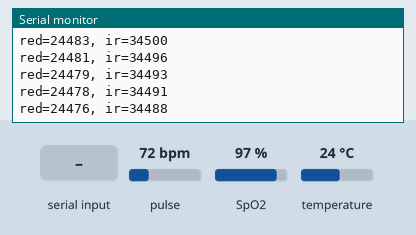
The sketch below on a simulated Arduino Uno, built with avr-gcc and run on an emulated ATmega328P. On the bench: the last lines printed to the serial monitor. The inputs (shaded band) are chosen by the test bench; at power-on: pulse 72 bpm, SpO2 97 %, temperature 24 °C.

Above: at 1.5 s.
1.6 s: pulse set to 100 bpm
At 2.7 s:
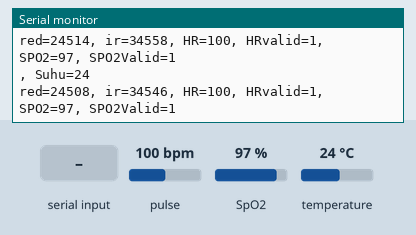
3.3 s: "1" received over the second serial link
6.9 s: pulse set to 42 bpm
At 7.6 s:
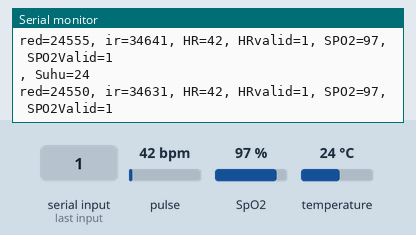
10.5 s: SpO2 set to 100 %
At 11.6 s:
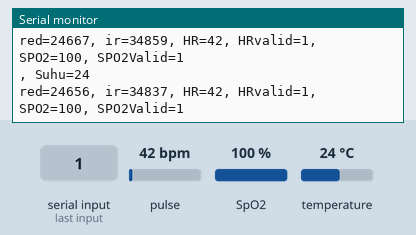
14.1 s: pulse set to 130 bpm
At 14.7 s:
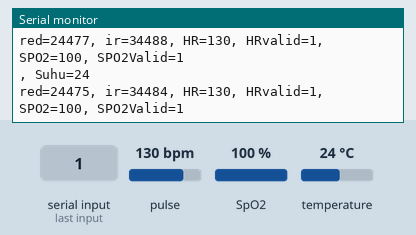
17.7 s: pulse set to 70 bpm
At 18.6 s:
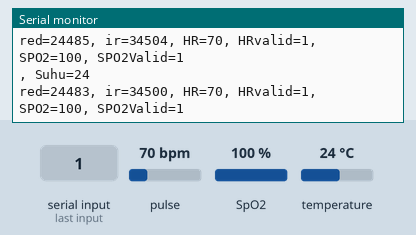
Timing chart, 0 to 20.7 s (numbered marks = the images above; inputs shaded):
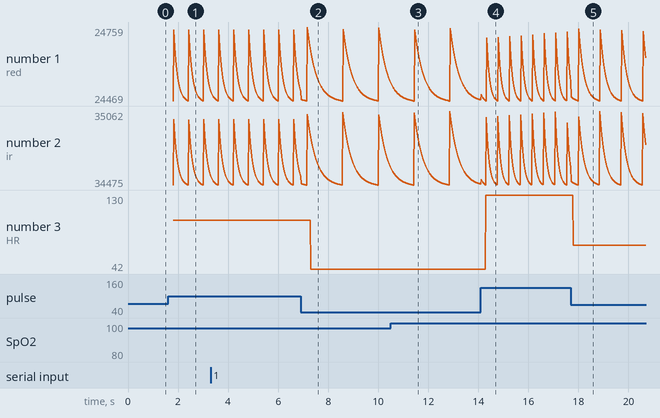

Measured:
- after the input at 6.9 s, the serial monitor: prints a new line at once (image 2)
- plotted number 1: 24508 → 24540 after the input at 6.9 s
- plotted number 2: 34546 → 34612 after the input at 6.9 s
- plotted number 3: 100 → 42 after the input at 6.9 s

The sketch:

Project_Thesis_Arduino_Pulse_Oxy_Suhu.ino
```cpp
/*
  Hardware Connections (Breakoutboard to Arduino):
  -5V = 5V (3.3V is allowed)
  -GND = GND
  -SDA = A4 (or SDA)
  -SCL = A5 (or SCL)
  -INT = Not connected

  The MAX30105 Breakout can handle 5V or 3.3V I2C logic. We recommend powering the board with 5V
  but it will also run at 3.3V.
*/

#include <Wire.h>
#include "MAX30105.h"
#include "spo2_algorithm.h"

MAX30105 particleSensor;

#include <SoftwareSerial.h>
SoftwareSerial wifi(A1,A2);

#include <OneWire.h>
#include <DallasTemperature.h>

#define PIN_INPUT 3
OneWire ourWire(PIN_INPUT);
DallasTemperature sensor(&ourWire);

#define MAX_BRIGHTNESS 255

int Suhu = 0.0;

#if defined(__AVR_ATmega328P__) || defined(__AVR_ATmega168__)
//Arduino Uno doesn't have enough SRAM to store 50 samples of IR led data and red led data in 32-bit format
//To solve this problem, 16-bit MSB of the sampled data will be truncated. Samples become 16-bit data.
uint16_t irBuffer[50]; //infrared LED sensor data
uint16_t redBuffer[50];  //red LED sensor data
#else
uint32_t irBuffer[50]; //infrared LED sensor data
uint32_t redBuffer[50];  //red LED sensor data
#endif

int32_t Oxy; //SPO2 value
int8_t validOxy; //indicator to show if the SPO2 calculation is valid
int32_t BPM; //heart rate value
int8_t validBPM; //indicator to show if the heart rate calculation is valid

void setup()
{
  Serial.begin(115200); // initialize serial communication at 115200 bits per second:
  wifi.begin(115200);

  // Initialize sensor
  if (!particleSensor.begin(Wire, I2C_SPEED_FAST)) //Use default I2C port, 400kHz speed
  {
    Serial.println(F("MAX30105 was not found. Please check wiring/power."));
    while (1);
  }

  particleSensor.setup(55, 4, 2, 200, 411, 4096); //Configure sensor with these settings
}

void loop()
{
  sensor.requestTemperatures();
  Suhu = sensor.getTempCByIndex(0);
  //read the first 50 samples, and determine the signal range
  for (byte i = 0 ; i < 50 ; i++)
  {
    while (particleSensor.available() == false) //do we have new data?
      particleSensor.check(); //Check the sensor for new data

    redBuffer[i] = particleSensor.getRed();
    irBuffer[i] = particleSensor.getIR();
    particleSensor.nextSample(); //We're finished with this sample so move to next sample
    Serial.print(F("red="));
    Serial.print(redBuffer[i], DEC);
    Serial.print(F(", ir="));
    Serial.println(irBuffer[i], DEC);
  }

  //calculate heart rate and SpO2 after first 50 samples (first 4 seconds of samples)
  maxim_heart_rate_and_oxygen_saturation(irBuffer, 50, redBuffer, &Oxy, &validOxy, &BPM, &validBPM);

  //Continuously taking samples from MAX30102.  Heart rate and SpO2 are calculated every 1 second
  while (1)
  {
    //dumping the first 25 sets of samples in the memory and shift the last 25 sets of samples to the top
    for (byte i = 25; i < 50; i++)
    {
      redBuffer[i - 25] = redBuffer[i];
      irBuffer[i - 25] = irBuffer[i];
    }

    //take 25 sets of samples before calculating the heart rate.
    for (byte i = 25; i < 50; i++)
    {
      while (particleSensor.available() == false) //do we have new data?
        particleSensor.check(); //Check the sensor for new data

      redBuffer[i] = particleSensor.getRed();
      irBuffer[i] = particleSensor.getIR();
      particleSensor.nextSample(); //We're finished with this sample so move to next sample
      Serial.print(F("red="));
      Serial.print(redBuffer[i], DEC);
      Serial.print(F(", ir="));
      Serial.print(irBuffer[i], DEC);

      Serial.print(F(", HR="));
      Serial.print(BPM, DEC);

      Serial.print(F(", HRvalid="));
      Serial.print(validBPM, DEC);

      Serial.print(F(", SPO2="));
      Serial.print(Oxy, DEC);

      Serial.print(F(", SPO2Valid="));
      Serial.println(validOxy, DEC);

      Serial.print(F(", Suhu="));
      Serial.println(Suhu);
    }

    //After gathering 25 new samples recalculate HR and SP02
    maxim_heart_rate_and_oxygen_saturation(irBuffer, 50, redBuffer, &Oxy, &validOxy, &BPM, &validBPM);
    sendData();
  }
}

void sendData(){
  if(wifi.available() > 0){
    wifi.write(BPM);
    wifi.write(Oxy);
    wifi.write(Suhu);
  }
}
```
